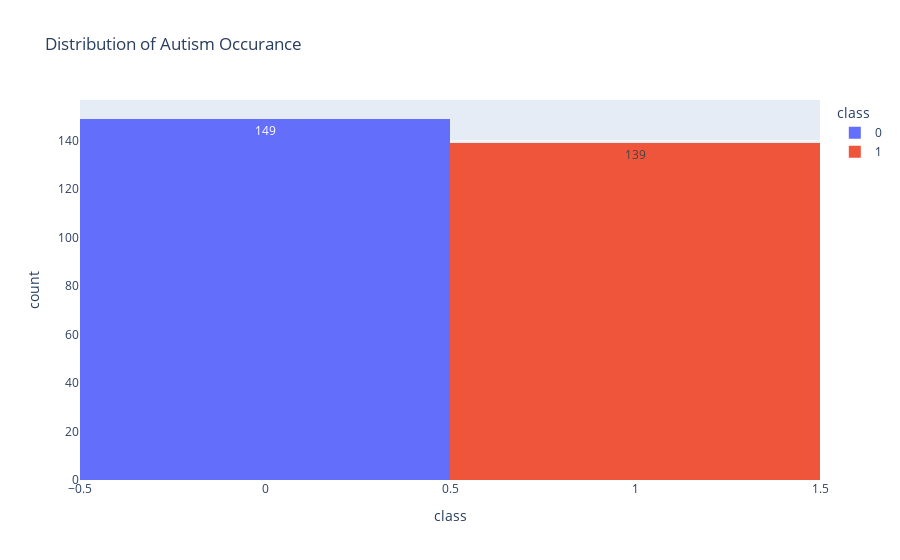

The notebook cell saved with this chart:
### Code cell
# Step 1.8 - Distribution of Class Values / Autism occurance
# a) Bar chart
fig_class = px.histogram(
    df_asd, 
    x="class", 
    color="class",
    title="Distribution of Autism Occurance",
    text_auto=True
)
fig_class.show()

### Figure 1 — Plotly figure (JSON) as saved in the notebook; plotly's stock layout.template omitted (floating-point values rounded to 4 significant figures; data arrays with more than 128 entries replaced by an {"elided": "..."} marker saying what was removed)
{"data": [{"bingroup": "x", "hovertemplate": "class=%{x}<br>count=%{y}<extra></extra>", "legendgroup": "0", "marker": {"color": "#636efa", "pattern": {"shape": ""}}, "name": "0", "orientation": "v", "showlegend": true, "texttemplate": "%{value}", "type": "histogram", "x": {"elided": "149 int values"}, "xaxis": "x", "yaxis": "y"}, {"bingroup": "x", "hovertemplate": "class=%{x}<br>count=%{y}<extra></extra>", "legendgroup": "1", "marker": {"color": "#EF553B", "pattern": {"shape": ""}}, "name": "1", "orientation": "v", "showlegend": true, "texttemplate": "%{value}", "type": "histogram", "x": {"elided": "139 int values"}, "xaxis": "x", "yaxis": "y"}], "layout": {"barmode": "relative", "legend": {"title": {"text": "class"}, "tracegroupgap": 0}, "title": {"text": "Distribution of Autism Occurance"}, "xaxis": {"anchor": "y", "categoryarray": [0, 1], "categoryorder": "array", "domain": [0, 1], "title": {"text": "class"}}, "yaxis": {"anchor": "x", "domain": [0, 1], "title": {"text": "count"}}}}
